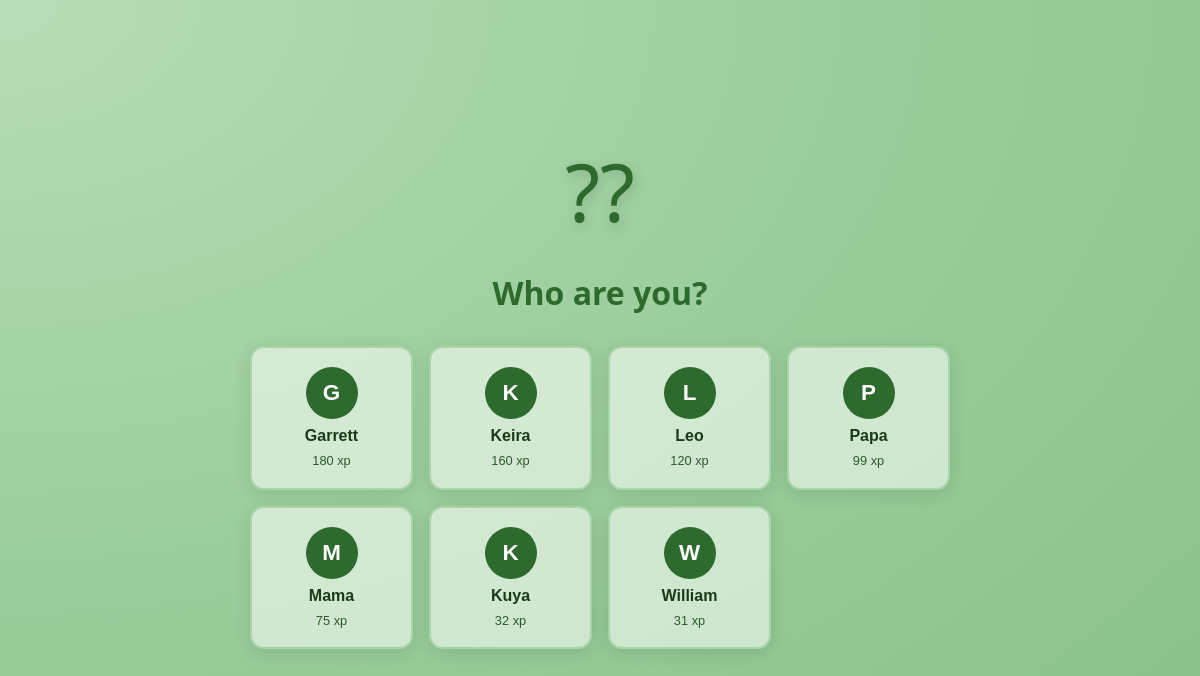
The page /select-user on the database its author committed.
### tables this page shows
CREATE TABLE users (
                id      INTEGER PRIMARY KEY AUTOINCREMENT,
                name    TEXT NOT NULL UNIQUE,
                xp      INTEGER NOT NULL DEFAULT 0,
                points  INTEGER NOT NULL DEFAULT 0
            );

### app.py (the view)
@app.route("/select-user", methods=["GET", "POST"])
def select_user():
    users = db.get_all_users()
    if request.method == "POST":
        uid = int(request.form["user_id"])
        session["user_id"] = uid
        return redirect(url_for("home"))
    return render_template("select_user.html", users=users)

### app.py (called while the page is built)
@app.context_processor
def inject_current_user():
    uid = session.get("user_id")
    user = db.get_user(uid) if uid else None
    return {"current_user": user}

### database.py (called while the page is built)
def get_conn():
    conn = sqlite3.connect(DB_PATH)
    conn.row_factory = sqlite3.Row
    conn.execute("PRAGMA foreign_keys = ON")
    return conn

def get_all_users():
    with get_conn() as conn:
        return conn.execute("SELECT * FROM users ORDER BY xp DESC").fetchall()

### templates/select_user.html (shortened to what this page needs)
{% extends "base.html" %}
{% block content %}
<div class="select-user-wrap">
  <div class="hero-qs">??</div>
  <p class="select-title">Who are you?</p>
  <form method="post" class="user-grid">
    {% for u in users %}
    <button type="submit" name="user_id" value="{{ u['id'] }}" class="user-btn">
      <div class="av">{{ u['name'][0] }}</div>
      {{ u['name'] }}
      <span class="user-xp">{{ u['xp'] }} xp</span>
    </button>
    {% endfor %}
  </form>
</div>
{% endblock %}

### templates/base.html (shortened to what this page needs)
<!DOCTYPE html>
<html lang="en">
<head>
  <link rel="stylesheet" href="{{ url_for('static', filename='style.css') }}" />
</head>
<body>
  <main>
    {% block content %}{% endblock %}
  </main>
</body>
</html>

### static/style.css (style rules this page uses)
*, *::before, *::after { box-sizing: border-box; margin: 0; padding: 0; }
:root { --green-dark: #2d6a2d; --green-mid: #4a8c4a; --green-light: #a8d5a8; --green-pale: #d4edda; --green-bg: #c8e6c8; --teal-hl: #5bbfbf; --text-dark: #1a3a1a; --text-mid: #2d5a2d; --white: #ffffff; --card-bg: rgba(255,255,255,0.55); --radius: 14px; --radius-sm: 8px; --shadow: 0 4px 18px rgba(0,0,0,0.10); }
body { font-family: "Segoe UI", system-ui, sans-serif; background: radial-gradient(ellipse at top left, #b8ddb8 0%, #a0d0a0 40%, #88c088 100%); min-height: 100vh; color: var(--text-dark); }
button, .btn { cursor: pointer; }
.hero-qs { font-size: 5rem; line-height: 1; color: var(--green-dark); filter: drop-shadow(2px 4px 6px rgba(0,0,0,0.15)); margin-bottom: 0.5rem; }
.select-user-wrap { display: flex; flex-direction: column; align-items: center; justify-content: center; min-height: 100vh; padding: 2rem; gap: 2rem; }
.select-title { font-size: 2rem; font-weight: 800; color: var(--green-dark); text-align: center; }
.user-grid { display: grid; grid-template-columns: repeat(auto-fill, minmax(140px, 1fr)); gap: 1rem; width: min(700px, 100%); }
.user-btn { display: flex; flex-direction: column; align-items: center; gap: 0.5rem; padding: 1.2rem 0.5rem; background: var(--card-bg); border: 2.5px solid var(--green-light); border-radius: var(--radius); font-weight: 700; font-size: 1rem; color: var(--text-dark); box-shadow: var(--shadow); transition: border-color .15s, background .15s; }
.user-btn .av { width: 52px; height: 52px; background: var(--green-dark); border-radius: 50%; display: flex; align-items: center; justify-content: center; font-size: 1.4rem; color: var(--white); }
.user-xp { font-size: 0.8rem; color: var(--text-mid); font-weight: 400; }

### rows shown on the page
users: {{ u['id'] }} 1 (drawn), name "G", name "Garrett", xp "180"
users: {{ u['id'] }} 2 (drawn), name "K", name "Keira", xp "160"
users: {{ u['id'] }} 3 (drawn), name "L", name "Leo", xp "120"
users: {{ u['id'] }} 4 (drawn), name "P", name "Papa", xp "99"
users: {{ u['id'] }} 5 (drawn), name "M", name "Mama", xp "75"
users: {{ u['id'] }} 6 (drawn), name "K", name "Kuya", xp "32"
users: {{ u['id'] }} 7 (drawn), name "W", name "William", xp "31"
